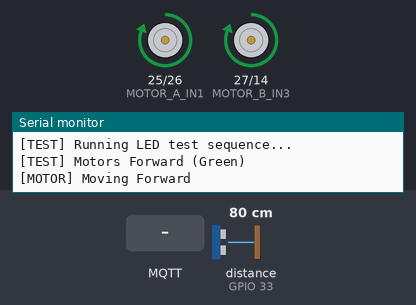
Recording of a program running on a simulated ESP32. On the bench: motor-driver pin pairs drawn as motors (green arrow = first pin HIGH = forward, orange = second pin HIGH = backward, longer = more drive), the last lines printed to the serial monitor. Inputs (shaded band) come from the test bench; at power-on: distance to the obstacle (sensor on GPIO 33) 80 cm. The echo pulse lasts 58.3 µs per cm; WiFi joins after 1.5 s; servers stay silent unless stated; random numbers use the default seed unless the program sets one; no MQTT or app messages arrive unless stated.

Above: at 0.2 s.
At 3.0 s:
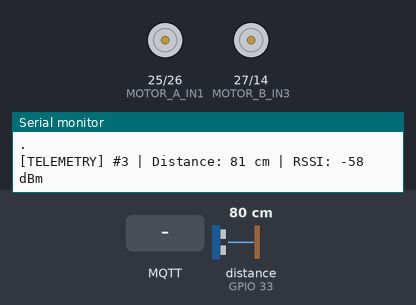
3.1 s: MQTT message "forward" arrives on the first subscribed topic
4.6 s: MQTT message "backward" arrives on the first subscribed topic
6.1 s: MQTT message "left" arrives on the first subscribed topic
Timing chart, 0 to 9.1 s (numbered marks = the images above; inputs shaded):
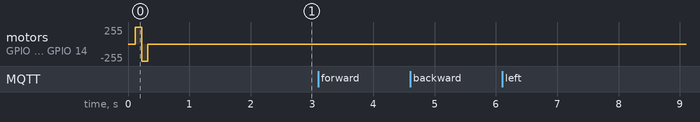

The program:

main.cpp
```cpp
/*
 * ============================================
 * IoT Car ESP32 - MQTT Connection Test
 * ============================================
 *
 * This is a simple test program to verify:
 * 1. WiFi connection (via Wokwi Gateway)
 * 2. MQTT broker connection (Docker Mosquitto)
 * 3. MQTT publish/subscribe functionality
 * 4. GPIO control (LEDs representing motors)
 * 5. Ultrasonic sensor reading
 *
 * For Wokwi Simulation Testing
 */

#include <Arduino.h>
#include <WiFi.h>
#include <PubSubClient.h>
#include <ArduinoJson.h>
#include <NewPing.h>
#include <config.h>
#include <motor_control.h>

// ============================================
// Global Objects
// ============================================
WiFiClient wifiClient;
PubSubClient mqttClient(wifiClient);

// Ultrasonic sensor object (Trig, Echo, Max Distance)
#define MAX_DISTANCE 400 // Maximum distance in cm
NewPing sonar(PIN_ULTRASONIC_TRIG, PIN_ULTRASONIC_ECHO, MAX_DISTANCE);

// Timing variables
unsigned long lastTelemetryTime = 0;
unsigned long lastHeartbeat = 0;
unsigned int messageCount = 0;

// Motor/LED state tracking
String currentCommand = "stop";
String previousCommand = "stop";
unsigned long commandStartTime = 0;
const unsigned long COMMAND_DURATION = 10000; // LEDs stay on for 10 seconds

bool isWiFiConnected = false;

// ============================================
// Function Prototypes // this is needed because C++11 standard, that mean function declarations must be before usage
// ============================================
void setupWiFi();
void setupMQTT();
void reconnectMQTT();
void mqttCallback(char *topic, byte *payload, unsigned int length);
void sendTelemetry();
void sendTestMessage();
void handleCommand(const char *command);
void setupPins();
void testMotorLEDs();
float readUltrasonic();
void updateMotorLEDs();
int readBattery();

void setup()
{

    Serial.begin(115200);
    while (!Serial && millis() < 5000)
    {
        ; // Wait for serial port to connect, max 5 seconds
    }
    delay(100);

    Serial.println();
    Serial.println();
    Serial.println("===========================================");
    Serial.println("   IoT Car ESP32 - MQTT Test Program");
    Serial.println("         Wokwi Simulation Mode");
    Serial.println("===========================================");
    Serial.println();
    Serial.flush(); // Ensure all serial output is sent

    // Initialize GPIO pins
    setupPins();

    // Quick LED test
    Serial.println("[TEST] Running LED test sequence...");
    testMotorLEDs();

    // Connect to WiFi
    setupWiFi();

    // Setup MQTT
    if (isWiFiConnected)
    {
        setupMQTT();
        Serial.println();
        Serial.println(" Setup complete! Entering main loop...");
        Serial.println("────────────────────────────────────────");
    }
    else
    {
        Serial.println("[MQTT] Skipping MQTT setup due to WiFi failure");
    }
}

// ============================================
// Main Loop
// ============================================
void loop()
{
    // Ensure MQTT connection
    if (!mqttClient.connected() && isWiFiConnected)
    {
        reconnectMQTT();
    }

    mqttClient.loop(); // Process incoming MQTT messages. this will call mqttCallback when a message arrives

    // Update motor LEDs based on current command
    updateMotorLEDs(); // methana idan code eka ayee refer karanna patan ganna heta

    // Send telemetry periodically
    if (millis() - lastTelemetryTime >= TELEMETRY_INTERVAL)
    {
        sendTelemetry();
        lastTelemetryTime = millis();
    }

    // Heartbeat LED blink (built-in LED if available)
    if (millis() - lastHeartbeat >= 1000)
    {
        Serial.print("."); // Heartbeat indicator
        lastHeartbeat = millis();
    }
}

// ============================================
// WiFi Setup
// ============================================
void setupWiFi()
{

    Serial.print("[WiFi] Connecting to ");
    Serial.print(WIFI_SSID);

    WiFi.mode(WIFI_STA); // Set WiFi to station mode, that mean it will connect to AP instead of creating AP
    WiFi.begin(WIFI_SSID, WIFI_PASSWORD);

    int attempts = 0;

    while (WiFi.status() != WL_CONNECTED && attempts < 30)
    {
        delay(500);
        Serial.print(".");
        attempts++;
    }

    if (WiFi.status() == WL_CONNECTED)
    {
        Serial.println(" Connected!");
        isWiFiConnected = true;
        Serial.print("[WiFi] IP Address: ");
        Serial.println(WiFi.localIP());
        Serial.print("[WiFi] Signal Strength (RSSI): ");
        Serial.print(WiFi.RSSI());
        Serial.println(" dBm");
    }
    else
    {
        Serial.println(" FAILED!");
        Serial.println("[WiFi] Could not connect to WiFi");
        isWiFiConnected = false;
    }
}

// ============================================
// MQTT Setup
// ============================================
void setupMQTT()
{
    mqttClient.setServer(MQTT_BROKER, MQTT_PORT);
    mqttClient.setCallback(mqttCallback);
    mqttClient.setBufferSize(512); // increase buffer size for larger messages. 512 mean 512 bytes

    Serial.print("[MQTT] Broker: ");
    Serial.print(MQTT_BROKER);
    Serial.print(":");
    Serial.println(MQTT_PORT);
}

void reconnectMQTT()
{
    while (!mqttClient.connected())
    {

        Serial.print("[MQTT] Attempting connection...");

        // Prepare Last Will Testament
        String lwtPayload = "{\"device_id\":\"" + String(DEVICE_ID) +
                            "\",\"status\":\"offline\",\"timestamp\":" +
                            String(millis()) + "}";

        // Create a unique client ID
        String clientId = MQTT_CLIENT_ID;
        clientId += "-";
        clientId += String(random(0xffff), HEX); //

        // In reconnectMQTT(), change connect to:
        if (mqttClient.connect(clientId.c_str(),
                               NULL,              // username
                               NULL,              // password
                               TOPIC_STATUS,      // LWT topic
                               QOS_STATUS,        // LWT QoS
                               true,              // LWT retain
                               lwtPayload.c_str() // LWT message
                               ))
        {

            Serial.println(" Connected!");

            // Publish online status
            StaticJsonDocument<128> statusDoc;
            statusDoc["device_id"] = DEVICE_ID;
            statusDoc["status"] = "online";
            statusDoc["firmware"] = "test-v1.0";

            char statusBuffer[128];
            serializeJson(statusDoc, statusBuffer);
            mqttClient.publish(TOPIC_STATUS, statusBuffer, true);
            Serial.println("[MQTT] Published online status");

            // Subscribe to command topic
            mqttClient.subscribe(TOPIC_COMMAND, QOS_COMMAND);
            Serial.print("[MQTT] Subscribed to: ");
            Serial.println(TOPIC_COMMAND);

            // Send initial test message
            // sendTestMessage();
        }
        else
        {
            Serial.print(" Failed, rc=");
            Serial.print(mqttClient.state());
            Serial.println(" - Retrying in 5 seconds...");
            delay(MQTT_RECONNECT_DELAY);
        }
    }
}

// ============================================
// MQTT Callback - Handle Incoming Messages
// ============================================

void mqttCallback(char *topic, byte *payload, unsigned int length)
{
    Serial.println();
    Serial.println("────────────────────────────────────────");
    Serial.print("[MQTT] Message received on topic: ");
    Serial.println(topic);

    // // Convert payload to string
    // char message[length + 1];         // +1 for null terminator, that mean this helps to make string
    // memcpy(message, payload, length); // copy payload to message
    // message[length] = '\0';           // null terminate the string

    // Convert payload to string
    String message;
    for (unsigned int i = 0; i < length; i++)
    {
        message += (char)payload[i];
    }

    Serial.print("[MQTT] Payload: ");
    Serial.println(message);

    // Parse JSON command
    StaticJsonDocument<256> doc;
    DeserializationError error = deserializeJson(doc, message);

    if (error)
    {
        Serial.print("[MQTT] JSON parse error: ");
        Serial.println(error.c_str());
        return;
    }

    // Handle command
    if (doc.containsKey("action"))
    {
        const char *action = doc["action"];
        Serial.print("[MQTT] Action found: ");
        Serial.println(action);
        handleCommand(action);
    }
    else if (doc.containsKey("test"))
    {
        Serial.println("[MQTT] Test message received successfully!");
    }
    else
    {
        Serial.println("[MQTT] No 'action' or 'test' key found in message");
    }

    Serial.println("────────────────────────────────────────");
}

// ============================================
// Command Handler - Control Motors/LEDs
// ============================================
void handleCommand(const char *command)
{
    Serial.print("[CMD] Executing command: ");
    Serial.println(command);

    // Update current command and reset timer
    currentCommand = String(command);
    commandStartTime = millis();

    // The LED state will be updated in updateMotorLEDs()
    Serial.print("[CMD] Current command set to: ");
    Serial.println(currentCommand);

    // Send command acknowledgment
    StaticJsonDocument<128> response;
    response["device_id"] = DEVICE_ID;
    response["command"] = command;
    response["status"] = "executed";
    response["timestamp"] = millis();

    char responseBuffer[128];
    serializeJson(response, responseBuffer);
    mqttClient.publish(TOPIC_RESPONSE, responseBuffer);
}

// ============================================
// Telemetry - Send Sensor Data
// ============================================
void sendTelemetry()
{
    messageCount++;

    int distance = readUltrasonic(); // Implement based on your sensor
    int battery = readBattery();     // Implement based on your battery monitoring
    int temp = 25;                   // Placeholder

    // Build JSON
    StaticJsonDocument<256> doc;
    doc["device_id"] = DEVICE_ID;
    doc["timestamp"] = millis();
    doc["battery"] = battery;
    doc["distance_front"] = distance;
    doc["temperature"] = temp;
    doc["current_action"] = currentCommand;
    doc["wifi_rssi"] = WiFi.RSSI();
    doc["free_heap"] = ESP.getFreeHeap(); // Free heap memory. that mean this helps to monitor memory usage

    char buffer[256];
    serializeJson(doc, buffer); // Convert JSON document to string

    // PubSubClient publishes with QoS 0 by default (no QoS parameter available)
    mqttClient.publish(TOPIC_TELEMETRY, buffer, false); // retain false for telemetry

    Serial.println();
    Serial.print("[TELEMETRY] #");
    Serial.print(messageCount);
    Serial.print(" | Distance: ");
    Serial.print(distance);
    Serial.print(" cm | RSSI: ");
    Serial.print(WiFi.RSSI());
    Serial.println(" dBm");
}

// ============================================
// Test Message
// ============================================
void sendTestMessage()
{
    StaticJsonDocument<256> doc;
    doc["device_id"] = DEVICE_ID;
    doc["type"] = "connection_test";
    doc["message"] = "Hello from ESP32! MQTT connection successful!";
    doc["timestamp"] = millis();
    doc["simulation"] = true;

    char buffer[256];
    serializeJson(doc, buffer);

    mqttClient.publish(TOPIC_TEST, buffer);
    Serial.println("[TEST] Sent connection test message");
}

// ============================================
// GPIO Pin Setup
// ============================================
/**
 * @brief Initializes and configures all GPIO pins for the ESP32 IoT car.
 *
 * This function sets up the pin modes and initial states for:
 * - Motor control pins (Motor A and B, forward and reverse directions)
 * - Ultrasonic sensor pins (trigger and echo)
 *
 * All motor control and sensor trigger pins are initialized to LOW state
 * to ensure motors and sensors are in a safe, inactive state at startup.
 *
 * @note The ultrasonic echo pin is intentionally not initialized to LOW
 *       because it is configured as an INPUT pin. Input pins should not
 *       have their output state explicitly set via digitalWrite(), as they
 *       are designed to read external signals rather than drive outputs.
 *
 * @return void
 *
 * @see PIN_MOTOR_A_FWD, PIN_MOTOR_A_REV, PIN_MOTOR_B_FWD, PIN_MOTOR_B_REV
 * @see PIN_ULTRASONIC_TRIG, PIN_ULTRASONIC_ECHO
 */
void setupPins()
{

    Serial.println("[GPIO] Configuring pins...");

    // Motor LEDs as outputs
    setupMotors(); // This method responsible for both motor pin as output and initial output as LOW

    // Ultrasonic sensor setup
    pinMode(PIN_ULTRASONIC_TRIG, OUTPUT);
    pinMode(PIN_ULTRASONIC_ECHO, INPUT);

    // Initialize ultrasonic sensor
    digitalWrite(PIN_ULTRASONIC_TRIG, LOW);

    Serial.println("[GPIO] Pins configured");
}

// ============================================
// LED Test Sequence
// ============================================
void testMotorLEDs()
{

    Serial.println("[TEST] Motors Forward (Green)");
    moveForward();
    delay(100);
    stopMotors();

    Serial.println("[TEST] Motos Reverse (Red)");
    moveBackward();
    delay(100);
    stopMotors();

    Serial.println("[TEST] LED test complete");
}

// ============================================
// Ultrasonic Sensor Reading (Using NewPing Library)
// ============================================
float readUltrasonic()
{
    // Use NewPing library for simplified ultrasonic reading
    unsigned int distance = sonar.ping_cm();

    // ping_cm() returns 0 if out of range or no echo
    if (distance == 0)
    {
        return 999.0; // Out of range
    }

    return (float)distance;
}


// float readUltrasonic() {
//     // Send trigger pulse
//     digitalWrite(PIN_ULTRASONIC_TRIG, LOW);
//     delayMicroseconds(2);
//     digitalWrite(PIN_ULTRASONIC_TRIG, HIGH);
//     delayMicroseconds(10);
//     digitalWrite(PIN_ULTRASONIC_TRIG, LOW);

//     // Read echo pulse duration
//     long duration = pulseIn(PIN_ULTRASONIC_ECHO, HIGH, 30000);

//     // Calculate distance in cm
//     // Speed of sound = 343 m/s = 0.0343 cm/µs
//     // Distance = (duration * 0.0343) / 2
//     float distance = (duration * 0.0343) / 2.0;

//     // Clamp to reasonable values
//     if (distance <= 0 || distance > 400) {
//         distance = 999.0;  // Out of range
//     }

//     return distance;
// }


// ------------------------------------
// read battery level
// ------------------------------------
int readBattery()
{
    // Placeholder function - replace with actual battery reading logic
    // For simulation, return a fixed value
    return 100; // Assume full battery for testing
}

// ============================================
// Update Motor LEDs based on current command
// ============================================
void updateMotorLEDs()
{

    // Check if command has timed out (auto-stop after COMMAND_DURATION)
    if (currentCommand != "stop" && (millis() - commandStartTime) > COMMAND_DURATION)
    {
        currentCommand = "stop";
        Serial.println();
        Serial.println("[CMD] Command timeout - Auto STOP");
    }

    // Only update LEDs if command has changed
    if (currentCommand != previousCommand)
    {
        Serial.println();
        Serial.print("[LED] Command changed from '");
        Serial.print(previousCommand);
        Serial.print("' to '");
        Serial.print(currentCommand);
        Serial.println("'");

        previousCommand = currentCommand;

        // Turn off all motor LEDs first
        stopMotors();

        // Set LEDs based on current command
        if (currentCommand == "forward")
        {
            Serial.println("[LED] FORWARD: Turning ON pins 25 & 27");
            moveForward();
        }
        else if (currentCommand == "backward")
        {
            Serial.println("[LED] BACKWARD: Turning ON pins 26 & 14");
            moveBackward();
        }
        else if (currentCommand == "left")
        {
            Serial.println("[LED] LEFT: Turning ON pins 26 & 27");
            turnLeft();
        }
        else if (currentCommand == "right")
        {
            Serial.println("[LED] RIGHT: Turning ON pins 25 & 14");
            turnRight();
        }
        else
        {
            Serial.println("[LED] STOP: All LEDs OFF");
        }
    }
}
```

motor_control.h
```cpp
#include <Arduino.h>
#ifndef MOTOTR_CONTROL_H // this is why we use include guard, that mean to prevent multiple inclusions
#define MOTOTR_CONTROL_H

// Motor A (Left Motor) - Represented by LEDs in simulation this is equal to motor control pins of L298N motor driver
#define MOTOR_A_IN1 25 // Green LED - Forward
#define MOTOR_A_IN2 26 // Red LED - Reverse

// Motor B (Right Motor) - Represented by LEDs in simulation
#define MOTOR_B_IN3 27 // Green LED - Forward
#define MOTOR_B_IN4 14 // Red LED - Reverse


void stopMotors()
{
    digitalWrite(MOTOR_A_IN1, LOW);
    digitalWrite(MOTOR_A_IN2, LOW);
    digitalWrite(MOTOR_B_IN3, LOW);
    digitalWrite(MOTOR_B_IN4, LOW);
}

void setupMotors()
{
    pinMode(MOTOR_A_IN1, OUTPUT);
    pinMode(MOTOR_A_IN2, OUTPUT);
    pinMode(MOTOR_B_IN3, OUTPUT);
    pinMode(MOTOR_B_IN4, OUTPUT);

    // Initialize all motors to stopped
    stopMotors();
}

void moveForward()
{
    digitalWrite(MOTOR_A_IN1, HIGH);
    digitalWrite(MOTOR_A_IN2, LOW);
    digitalWrite(MOTOR_B_IN3, HIGH);
    digitalWrite(MOTOR_B_IN4, LOW);

    Serial.println("[MOTOR] Moving Forward");
}

void moveBackward()
{
    digitalWrite(MOTOR_A_IN1, LOW);
    digitalWrite(MOTOR_A_IN2, HIGH);
    digitalWrite(MOTOR_B_IN3, LOW);
    digitalWrite(MOTOR_B_IN4, HIGH);

    Serial.println("[MOTOR] Moving Backward");
}


void turnLeft()
{
    digitalWrite(MOTOR_A_IN1, LOW);
    digitalWrite(MOTOR_A_IN2, HIGH);
    digitalWrite(MOTOR_B_IN3, HIGH);
    digitalWrite(MOTOR_B_IN4, LOW);

    Serial.println("[MOTOR] Turning Left");
}


void turnRight()
{
    digitalWrite(MOTOR_A_IN1, HIGH);
    digitalWrite(MOTOR_A_IN2, LOW);
    digitalWrite(MOTOR_B_IN3, LOW);
    digitalWrite(MOTOR_B_IN4, HIGH);

    Serial.println("[MOTOR] Turning Right");
}

#endif // MOTOTR_CONTROL_H
```

Source omitted: config.h (1466 bytes)
